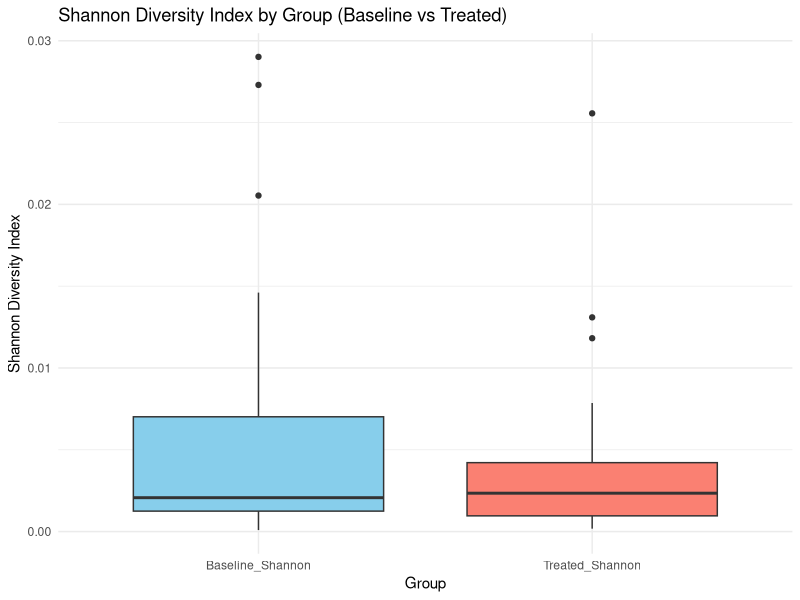

The R source for this figure:
# Load necessary libraries
library(vegan)
library(ggplot2)

# Read abundance data (replace 'data.csv' with the actual file path)
# Ensure the first row contains subject names and the first column contains organism names
abundance_data <- read.csv("data.csv", row.names = 1, check.names = FALSE)

# Read organism grouping information (replace 'groupings.csv' with actual file path)
groupings <- read.csv("groupings.csv")  # Replace with your file containing Baseline/Treated groups
colnames(groupings) <- c("Organism", "SampleType")  # Ensure column names are correct

# Split data by group (Baseline and Treated)
baseline_organisms <- groupings[groupings$SampleType == "Baseline", "Organism"]
treated_organisms <- groupings[groupings$SampleType == "Treated", "Organism"]

baseline_data <- abundance_data[rownames(abundance_data) %in% baseline_organisms, ]
treated_data <- abundance_data[rownames(abundance_data) %in% treated_organisms, ]

# Calculate Shannon diversity for each subject
shannon_baseline <- diversity(t(baseline_data), index = "shannon")
shannon_treated <- diversity(t(treated_data), index = "shannon")

# Combine results into a single data frame
results <- data.frame(
  Subject = colnames(abundance_data),
  Baseline_Shannon = shannon_baseline,
  Treated_Shannon = shannon_treated
)

# Convert results to long format for plotting
library(reshape2)
results_long <- melt(results, id.vars = "Subject", 
                     variable.name = "Group", 
                     value.name = "Shannon")

# Create the boxplot
ggplot(results_long, aes(x = Group, y = Shannon, fill = Group)) +
  geom_boxplot() +
  labs(title = "Shannon Diversity Index by Group (Baseline vs Treated)",
       x = "Group", y = "Shannon Diversity Index") +
  theme_minimal() +
  scale_fill_manual(values = c("Baseline_Shannon" = "skyblue", "Treated_Shannon" = "salmon")) +
  theme(legend.position = "none")
